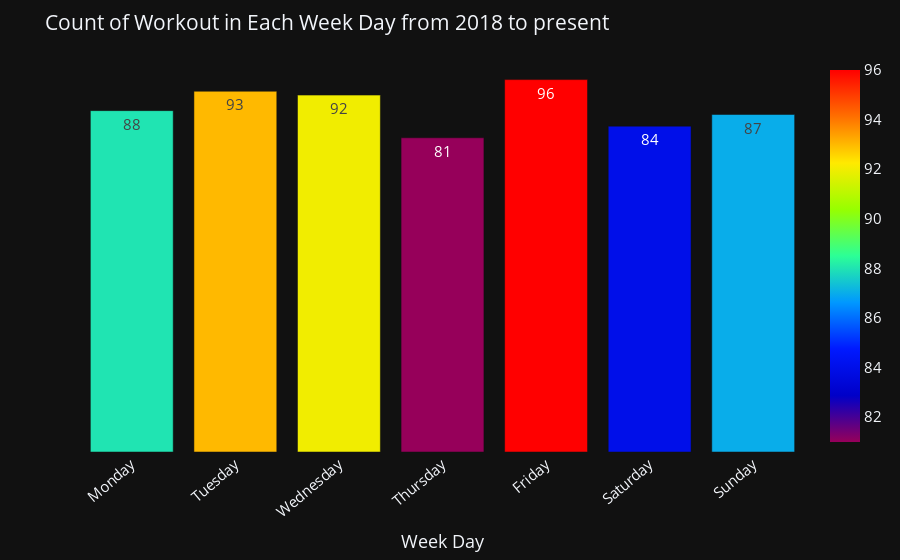

Write notebook code for a chart like this one.
### Code cell
temp2 = df.workoutWeekDay.value_counts()
months = ('Monday', 'Tuesday', 'Wednesday', 'Thursday', 'Friday', 'Saturday', 'Sunday')
month_value = tuple(temp2[i] for i in months)

fig = px.bar(temp2, 
             x=months, 
             y=month_value, 
             color=month_value, 
             text=month_value,
             color_continuous_scale='Rainbow',
             labels={'color':''}
            )

fig.update_layout(
    title = "Count of Workout in Each Week Day from 2018 to present",
    xaxis_title='Week Day',
    yaxis_title='Number of Workouts',
    xaxis_tickangle=-40,
    yaxis={'visible': False, 'showticklabels': False},
    font=dict(size=15)
)

fig.layout.template = 'plotly_dark'


fig.show();

### Figure 1 — Plotly figure (JSON) as saved in the notebook; plotly's stock layout.template omitted (floating-point values rounded to 4 significant figures)
{"data": [{"alignmentgroup": "True", "hovertemplate": "x=%{x}<br>y=%{y}<br>text=%{text}<br>=%{marker.color}<extra></extra>", "legendgroup": "", "marker": {"color": [88, 93, 92, 81, 96, 84, 87], "coloraxis": "coloraxis"}, "name": "", "offsetgroup": "", "orientation": "v", "showlegend": false, "text": [88, 93, 92, 81, 96, 84, 87], "textposition": "auto", "type": "bar", "x": ["Monday", "Tuesday", "Wednesday", "Thursday", "Friday", "Saturday", "Sunday"], "xaxis": "x", "y": [88, 93, 92, 81, 96, 84, 87], "yaxis": "y"}], "layout": {"barmode": "relative", "coloraxis": {"colorbar": {"title": {"text": ""}}, "colorscale": [[0, "rgb(150,0,90)"], [0.125, "rgb(0,0,200)"], [0.25, "rgb(0,25,255)"], [0.375, "rgb(0,152,255)"], [0.5, "rgb(44,255,150)"], [0.625, "rgb(151,255,0)"], [0.75, "rgb(255,234,0)"], [0.875, "rgb(255,111,0)"], [1, "rgb(255,0,0)"]]}, "font": {"size": 15}, "legend": {"tracegroupgap": 0}, "margin": {"t": 60}, "title": {"text": "Count of Workout in Each Week Day from 2018 to present"}, "xaxis": {"anchor": "y", "domain": [0, 1], "tickangle": -40, "title": {"text": "Week Day"}}, "yaxis": {"anchor": "x", "domain": [0, 1], "showticklabels": false, "title": {"text": "Number of Workouts"}, "visible": false}}}
